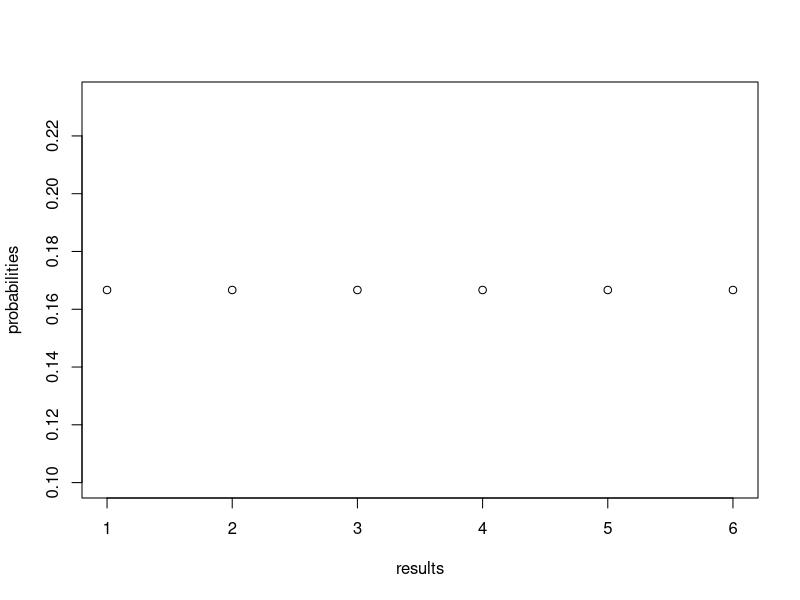
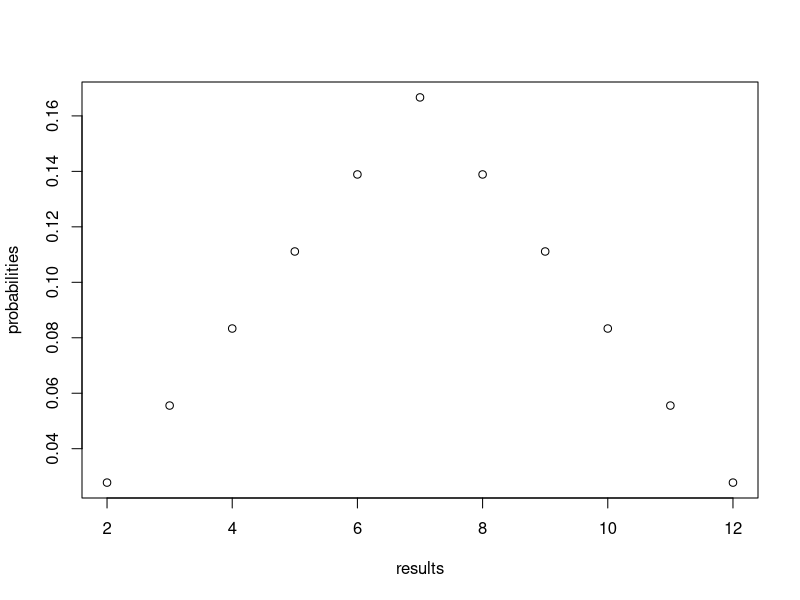
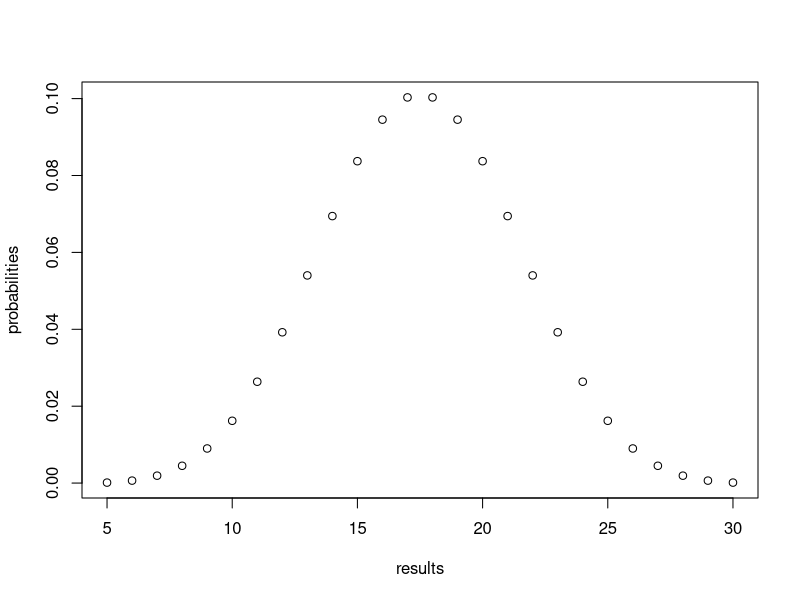
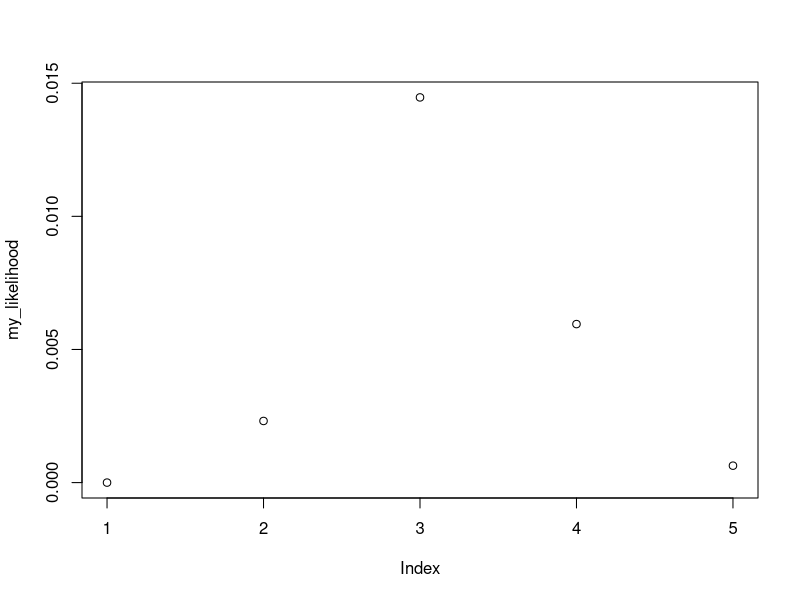
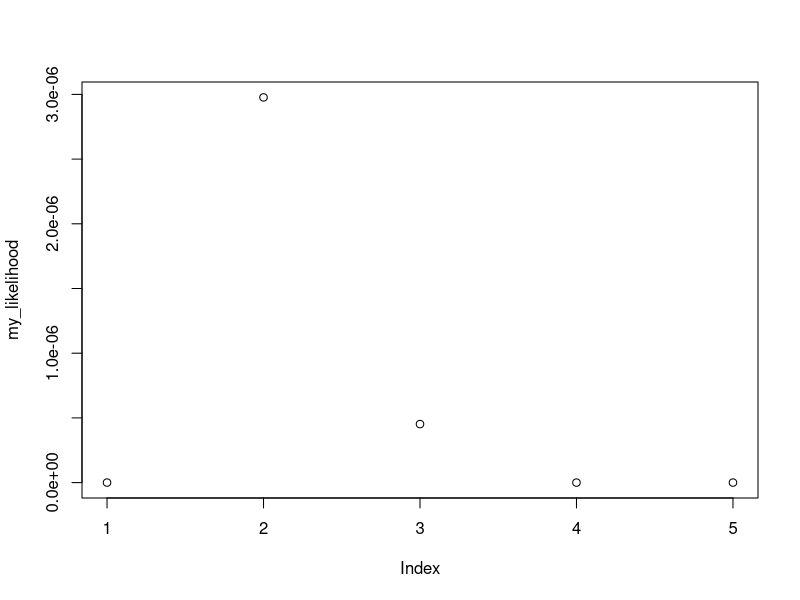
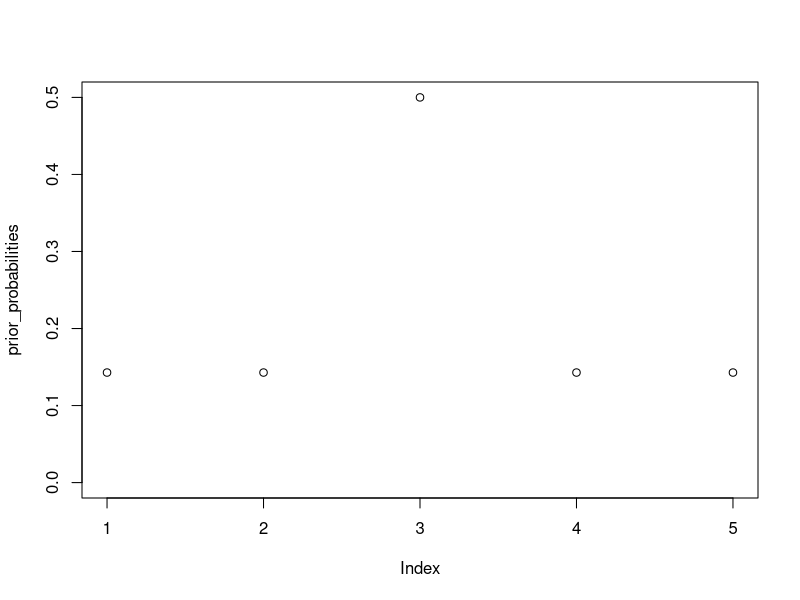
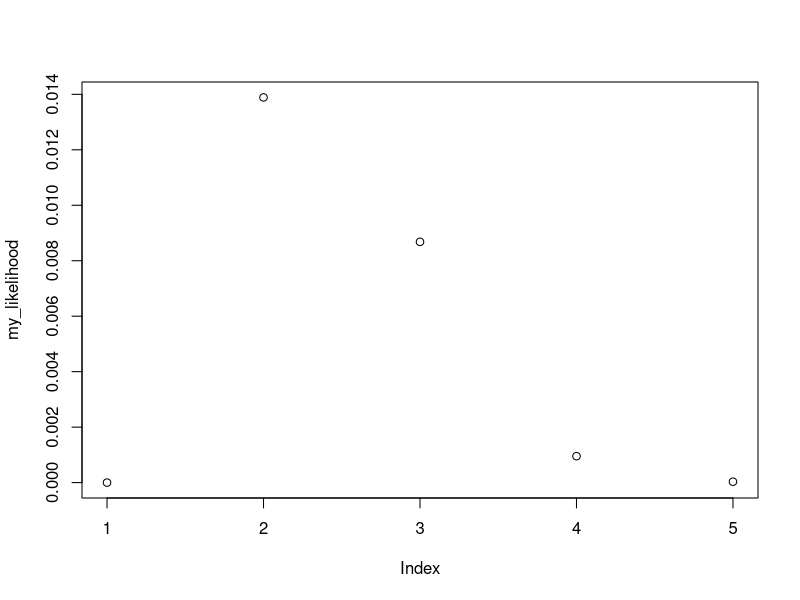
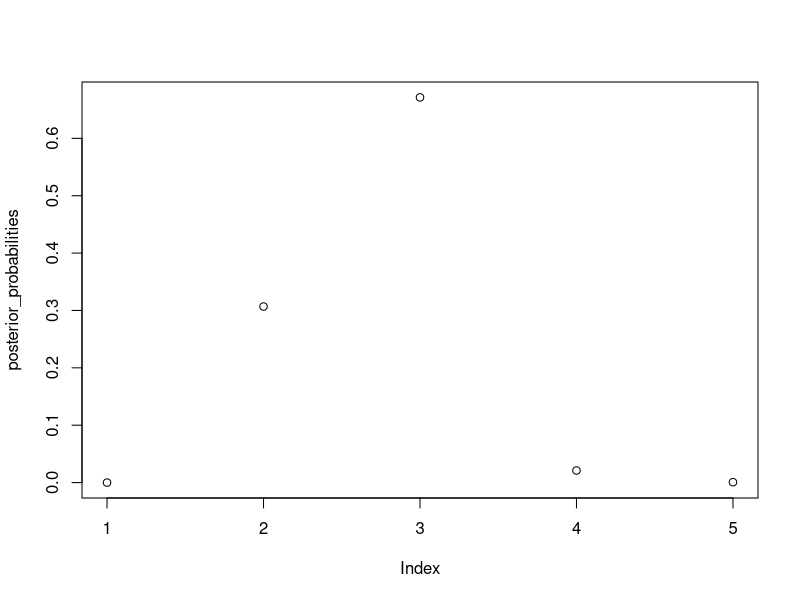

These figures' R source, in order:
sums_of_n_dices = c(10,12)

results = 1:6
probabilities = rep(1/6,6)
plot(results, probabilities)

n=2
results = (n*1):(n*6)     # possible results go from 2 to 12

# first calculate the number of possibilities to get a certain sum
possibilities = results*0
for (dice1 in 1:6) {
    for (dice2 in 1:6) {
        sum=dice1+dice2
        possibilities[results==sum]=possibilities[results==sum]+1
    }
}

# then calculate probability by dividing through the total number of combinations
probabilities = possibilities / sum(possibilities)

# do the plot
plot(results,probabilities)

match(c("c","d"),c("a","b","c","d"))

# find out the indexes in the probability vector
indexes = match(sums_of_n_dices,results) 
print("indexes in probability vector:")
print(indexes)

# find out the individual probabilities for the single sums
ind_probs = probabilities[indexes]
print("probabilities of individual sums:")
print(ind_probs)

# find out the overall probability:
overall_prob = prod(ind_probs)
print("overall probability:")
print(overall_prob)

calc_probability = function(n) {
    if (n==1) {
        # one dice only - return a very simple data.frame
        df = data.frame(results=1:6, probabilities=rep(1/6,6))
        return(df)
    } else {
        # first, get the probabilities for sums of n-1 dices
        old_probabilities = calc_probability(n-1)$probabilities
        # the new results are easy to calculate
        new_results = (n*1):(n*6)
        l = length(new_results)
        # initialise new probabilities with zero
        new_probabilities = new_results*0
        # the new probabilities emerge from the old ones depending on the value of the current dice
        new_probabilities[1:(l-5)] = new_probabilities[1:(l-5)] + 1/6 * old_probabilities # 1/6 chance that new dice == 1
        new_probabilities[2:(l-4)] = new_probabilities[2:(l-4)] + 1/6 * old_probabilities # 1/6 chance that new dice == 2
        new_probabilities[3:(l-3)] = new_probabilities[3:(l-3)] + 1/6 * old_probabilities # 1/6 chance that new dice == 3
        new_probabilities[4:(l-2)] = new_probabilities[4:(l-2)] + 1/6 * old_probabilities # 1/6 chance that new dice == 4
        new_probabilities[5:(l-1)] = new_probabilities[5:(l-1)] + 1/6 * old_probabilities # 1/6 chance that new dice == 5
        new_probabilities[6:l    ] = new_probabilities[6:l    ] + 1/6 * old_probabilities # 1/6 chance that new dice == 6
        df = data.frame(results=new_results, probabilities=new_probabilities)
        return(df)
    } 
}
plot(calc_probability(5))

likelihood = function(n) {
    # calculate probability density
    df = calc_probability(n)
    
    # check if all individual sums are possible 
    if (all(sums_of_n_dices %in% df$results)) {
        indexes = match(sums_of_n_dices,df$results) 
        ind_probs = df$probabilities[indexes]
        overall_prob = prod(ind_probs)
        return(overall_prob)
    } else { # there was a sum which is not possible with n dices
        return(0)
    }
}

my_likelihood = rep(NA,5)

for (n in 1:5) {
    my_likelihood[n]=likelihood(n)
}
plot(my_likelihood)

ml_estimate = which(my_likelihood == max(my_likelihood))
print(paste0("Maximum likelihood estimate: n = ",ml_estimate))

possible = which(my_likelihood >= 0.05*max(my_likelihood))
print(paste0("Possible n value after likelihood ratio test: n = ",possible))

possible_likelihoods = my_likelihood[possible]
df = data.frame(n=possible,p=possible_likelihoods)
df = df[rev(order(df$p)),]
print(df)

sums_of_n_dices = c(12,10,8,7,3)
my_likelihood = rep(NA,5)

for (n in seq_along(my_likelihood)) {
    my_likelihood[n]=likelihood(n)
}

ml_estimate = which(my_likelihood == max(my_likelihood))
print(paste0("Maximum likelihood estimate: n = ",ml_estimate))
possible = which(my_likelihood >= 0.05*max(my_likelihood))
print(paste0("Possible n value after likelihood ratio test: n = ",possible))
plot(my_likelihood)

prior_probabilities = c(1/7, 1/7, 3/6, 1/7, 1/7)
plot(prior_probabilities,ylim=c(0,0.5))

sums_of_n_dices = c(7,10)

my_likelihood = rep(NA,5)

for (n in seq_along(my_likelihood)) {
    my_likelihood[n]=likelihood(n)
}

ml_estimate = which(my_likelihood == max(my_likelihood))
print(paste0("Maximum likelihood estimate: n = ",ml_estimate))
possible = which(my_likelihood >= 0.05*max(my_likelihood))
print(paste0("Possible n value after likelihood ratio test: n = ",possible))
plot(my_likelihood)

posterior_probabilities = prior_probabilities * my_likelihood
posterior_probabilities = posterior_probabilities/sum(posterior_probabilities) # normalise to a sum of 1
plot(posterior_probabilities)


